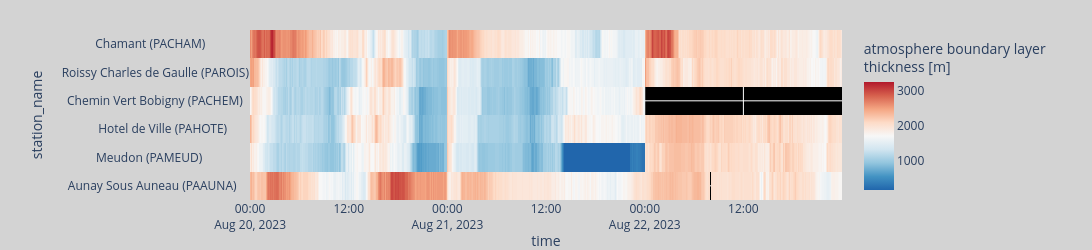

Notebook code cell kept with this figure:
### Code cell
fig = plot_da(plot_ds["ABLH"], range_color=None)
fig.update_layout(margin_l=250,margin_r=250, height=250).show()

### Figure 1 — Plotly figure (JSON) as saved in the notebook; plotly's stock layout.template omitted (floating-point values rounded to 4 significant figures; data arrays with more than 128 entries replaced by an {"elided": "..."} marker saying what was removed)
{"data": [{"coloraxis": "coloraxis", "hovertemplate": "time: %{x}<br>station_name: %{y}<br>atmosphere boundary layer<br>thickness [m]: %{z}<extra></extra>", "name": "0", "type": "heatmap", "x": {"elided": "4320 str values"}, "xaxis": "x", "y": ["Aunay Sous Auneau (PAAUNA)    ", "Meudon (PAMEUD)               ", "Hotel de Ville (PAHOTE)       ", "Chemin Vert Bobigny (PACHEM)  ", "Roissy Charles de Gaulle (PAROIS)", "Chamant (PACHAM)              "], "yaxis": "y", "z": {"elided": "6x4320 float values"}}], "layout": {"coloraxis": {"colorbar": {"title": {"text": "atmosphere boundary layer<br>thickness [m]"}}, "colorscale": [[0, "rgb(33,102,172)"], [0.125, "rgb(67,147,195)"], [0.25, "rgb(146,197,222)"], [0.375, "rgb(209,229,240)"], [0.5, "rgb(247,247,247)"], [0.625, "rgb(253,219,199)"], [0.75, "rgb(244,165,130)"], [0.875, "rgb(214,96,77)"], [1, "rgb(178,24,43)"]]}, "height": 250, "margin": {"autoexpand": false, "b": 50, "l": 250, "r": 250, "t": 30}, "paper_bgcolor": "lightgray", "plot_bgcolor": "black", "width": 1100, "xaxis": {"anchor": "y", "domain": [0, 1], "title": {"text": "time"}}, "yaxis": {"anchor": "x", "autorange": true, "domain": [0, 1], "title": {"text": "station_name"}}}}
